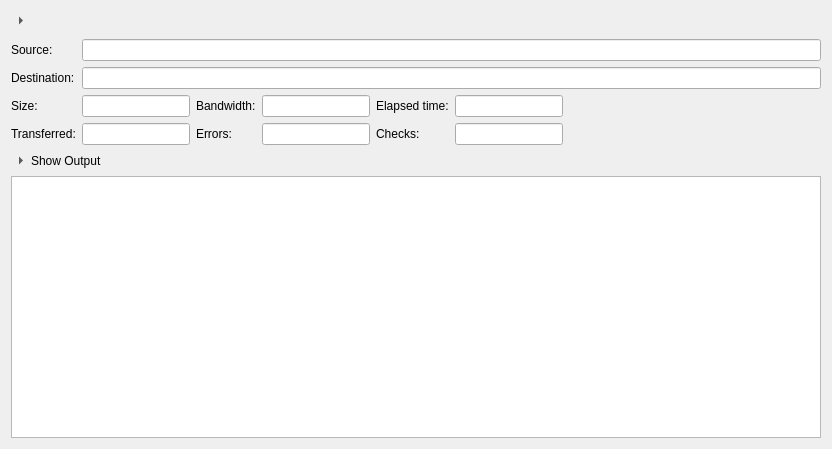
<?xml version="1.0" encoding="UTF-8"?>
<ui version="4.0">
 <class>JobWidget</class>
 <widget class="QWidget" name="JobWidget">
  <property name="geometry">
   <rect>
    <x>0</x>
    <y>0</y>
    <width>832</width>
    <height>449</height>
   </rect>
  </property>
  <property name="windowTitle">
   <string>Form</string>
  </property>
  <layout class="QVBoxLayout" name="verticalLayout">
   <property name="spacing">
    <number>0</number>
   </property>
   <item>
    <widget class="QWidget" name="widget" native="true">
     <layout class="QHBoxLayout" name="horizontalLayout">
      <property name="leftMargin">
       <number>0</number>
      </property>
      <property name="topMargin">
       <number>0</number>
      </property>
      <property name="rightMargin">
       <number>0</number>
      </property>
      <property name="bottomMargin">
       <number>0</number>
      </property>
      <item>
       <widget class="QToolButton" name="showDetails">
        <property name="styleSheet">
         <string notr="true">QToolButton { border: 0 }</string>
        </property>
        <property name="checkable">
         <bool>true</bool>
        </property>
        <property name="toolButtonStyle">
         <enum>Qt::ToolButtonTextBesideIcon</enum>
        </property>
        <property name="arrowType">
         <enum>Qt::RightArrow</enum>
        </property>
       </widget>
      </item>
      <item>
       <widget class="QLabel" name="info"/>
      </item>
      <item>
       <widget class="QToolButton" name="cancel">
        <property name="toolTip">
         <string>Cancel</string>
        </property>
        <property name="styleSheet">
         <string notr="true">QToolButton { border: 0 }</string>
        </property>
        <property name="text">
         <string/>
        </property>
       </widget>
      </item>
     </layout>
    </widget>
   </item>
   <item>
    <widget class="QWidget" name="details" native="true">
     <layout class="QGridLayout" name="gridLayout_2">
      <property name="leftMargin">
       <number>0</number>
      </property>
      <property name="rightMargin">
       <number>0</number>
      </property>
      <property name="bottomMargin">
       <number>0</number>
      </property>
      <item row="2" column="7" rowspan="2">
       <spacer name="horizontalSpacer">
        <property name="orientation">
         <enum>Qt::Horizontal</enum>
        </property>
        <property name="sizeHint" stdset="0">
         <size>
          <width>40</width>
          <height>20</height>
         </size>
        </property>
       </spacer>
      </item>
      <item row="3" column="1">
       <widget class="QLineEdit" name="transferred">
        <property name="sizePolicy">
         <sizepolicy hsizetype="Fixed" vsizetype="Fixed">
          <horstretch>0</horstretch>
          <verstretch>0</verstretch>
         </sizepolicy>
        </property>
        <property name="alignment">
         <set>Qt::AlignRight|Qt::AlignTrailing|Qt::AlignVCenter</set>
        </property>
        <property name="readOnly">
         <bool>true</bool>
        </property>
       </widget>
      </item>
      <item row="3" column="3">
       <widget class="QLineEdit" name="errors">
        <property name="sizePolicy">
         <sizepolicy hsizetype="Fixed" vsizetype="Fixed">
          <horstretch>0</horstretch>
          <verstretch>0</verstretch>
         </sizepolicy>
        </property>
        <property name="alignment">
         <set>Qt::AlignRight|Qt::AlignTrailing|Qt::AlignVCenter</set>
        </property>
        <property name="readOnly">
         <bool>true</bool>
        </property>
       </widget>
      </item>
      <item row="3" column="2">
       <widget class="QLabel" name="label_7">
        <property name="text">
         <string>Errors:</string>
        </property>
        <property name="buddy">
         <cstring>errors</cstring>
        </property>
       </widget>
      </item>
      <item row="3" column="4">
       <widget class="QLabel" name="label_8">
        <property name="text">
         <string>Checks:</string>
        </property>
        <property name="buddy">
         <cstring>checks</cstring>
        </property>
       </widget>
      </item>
      <item row="2" column="2">
       <widget class="QLabel" name="label_6">
        <property name="text">
         <string>Bandwidth:</string>
        </property>
        <property name="buddy">
         <cstring>bandwidth</cstring>
        </property>
       </widget>
      </item>
      <item row="2" column="1">
       <widget class="QLineEdit" name="size">
        <property name="sizePolicy">
         <sizepolicy hsizetype="Fixed" vsizetype="Fixed">
          <horstretch>0</horstretch>
          <verstretch>0</verstretch>
         </sizepolicy>
        </property>
        <property name="alignment">
         <set>Qt::AlignRight|Qt::AlignTrailing|Qt::AlignVCenter</set>
        </property>
        <property name="readOnly">
         <bool>true</bool>
        </property>
       </widget>
      </item>
      <item row="1" column="1" colspan="7">
       <widget class="QLineEdit" name="dest">
        <property name="readOnly">
         <bool>true</bool>
        </property>
       </widget>
      </item>
      <item row="2" column="0">
       <widget class="QLabel" name="label_5">
        <property name="sizePolicy">
         <sizepolicy hsizetype="Fixed" vsizetype="Preferred">
          <horstretch>0</horstretch>
          <verstretch>0</verstretch>
         </sizepolicy>
        </property>
        <property name="text">
         <string>Size:</string>
        </property>
        <property name="buddy">
         <cstring>size</cstring>
        </property>
       </widget>
      </item>
      <item row="0" column="1" colspan="7">
       <widget class="QLineEdit" name="source">
        <property name="readOnly">
         <bool>true</bool>
        </property>
       </widget>
      </item>
      <item row="5" column="0" colspan="2">
       <widget class="QToolButton" name="showOutput">
        <property name="styleSheet">
         <string notr="true">QToolButton { border: 0 }</string>
        </property>
        <property name="text">
         <string>Show Output</string>
        </property>
        <property name="checkable">
         <bool>true</bool>
        </property>
        <property name="toolButtonStyle">
         <enum>Qt::ToolButtonTextBesideIcon</enum>
        </property>
        <property name="arrowType">
         <enum>Qt::RightArrow</enum>
        </property>
       </widget>
      </item>
      <item row="2" column="4">
       <widget class="QLabel" name="label_2">
        <property name="text">
         <string>Elapsed time:</string>
        </property>
        <property name="buddy">
         <cstring>elapsed</cstring>
        </property>
       </widget>
      </item>
      <item row="3" column="0">
       <widget class="QLabel" name="label_4">
        <property name="text">
         <string>Transferred:</string>
        </property>
        <property name="buddy">
         <cstring>transferred</cstring>
        </property>
       </widget>
      </item>
      <item row="6" column="0" colspan="8">
       <widget class="QPlainTextEdit" name="output">
        <property name="lineWrapMode">
         <enum>QPlainTextEdit::NoWrap</enum>
        </property>
        <property name="readOnly">
         <bool>true</bool>
        </property>
       </widget>
      </item>
      <item row="2" column="3">
       <widget class="QLineEdit" name="bandwidth">
        <property name="sizePolicy">
         <sizepolicy hsizetype="Fixed" vsizetype="Fixed">
          <horstretch>0</horstretch>
          <verstretch>0</verstretch>
         </sizepolicy>
        </property>
        <property name="alignment">
         <set>Qt::AlignRight|Qt::AlignTrailing|Qt::AlignVCenter</set>
        </property>
        <property name="readOnly">
         <bool>true</bool>
        </property>
       </widget>
      </item>
      <item row="0" column="0">
       <widget class="QLabel" name="label_3">
        <property name="sizePolicy">
         <sizepolicy hsizetype="Fixed" vsizetype="Preferred">
          <horstretch>0</horstretch>
          <verstretch>0</verstretch>
         </sizepolicy>
        </property>
        <property name="text">
         <string>Source:</string>
        </property>
        <property name="buddy">
         <cstring>source</cstring>
        </property>
       </widget>
      </item>
      <item row="1" column="0">
       <widget class="QLabel" name="label">
        <property name="sizePolicy">
         <sizepolicy hsizetype="Fixed" vsizetype="Preferred">
          <horstretch>0</horstretch>
          <verstretch>0</verstretch>
         </sizepolicy>
        </property>
        <property name="text">
         <string>Destination:</string>
        </property>
        <property name="buddy">
         <cstring>dest</cstring>
        </property>
       </widget>
      </item>
      <item row="2" column="5">
       <widget class="QLineEdit" name="elapsed">
        <property name="sizePolicy">
         <sizepolicy hsizetype="Fixed" vsizetype="Fixed">
          <horstretch>0</horstretch>
          <verstretch>0</verstretch>
         </sizepolicy>
        </property>
        <property name="alignment">
         <set>Qt::AlignRight|Qt::AlignTrailing|Qt::AlignVCenter</set>
        </property>
        <property name="readOnly">
         <bool>true</bool>
        </property>
       </widget>
      </item>
      <item row="3" column="5">
       <widget class="QLineEdit" name="checks">
        <property name="sizePolicy">
         <sizepolicy hsizetype="Fixed" vsizetype="Fixed">
          <horstretch>0</horstretch>
          <verstretch>0</verstretch>
         </sizepolicy>
        </property>
        <property name="alignment">
         <set>Qt::AlignRight|Qt::AlignTrailing|Qt::AlignVCenter</set>
        </property>
        <property name="readOnly">
         <bool>true</bool>
        </property>
       </widget>
      </item>
      <item row="4" column="0" colspan="8">
       <layout class="QFormLayout" name="progress">
        <property name="fieldGrowthPolicy">
         <enum>QFormLayout::ExpandingFieldsGrow</enum>
        </property>
        <property name="formAlignment">
         <set>Qt::AlignLeading|Qt::AlignLeft|Qt::AlignTop</set>
        </property>
       </layout>
      </item>
     </layout>
    </widget>
   </item>
  </layout>
 </widget>
 <tabstops>
  <tabstop>showDetails</tabstop>
  <tabstop>cancel</tabstop>
  <tabstop>source</tabstop>
  <tabstop>dest</tabstop>
  <tabstop>size</tabstop>
  <tabstop>bandwidth</tabstop>
  <tabstop>elapsed</tabstop>
  <tabstop>showOutput</tabstop>
  <tabstop>output</tabstop>
 </tabstops>
 <resources/>
 <connections/>
</ui>
